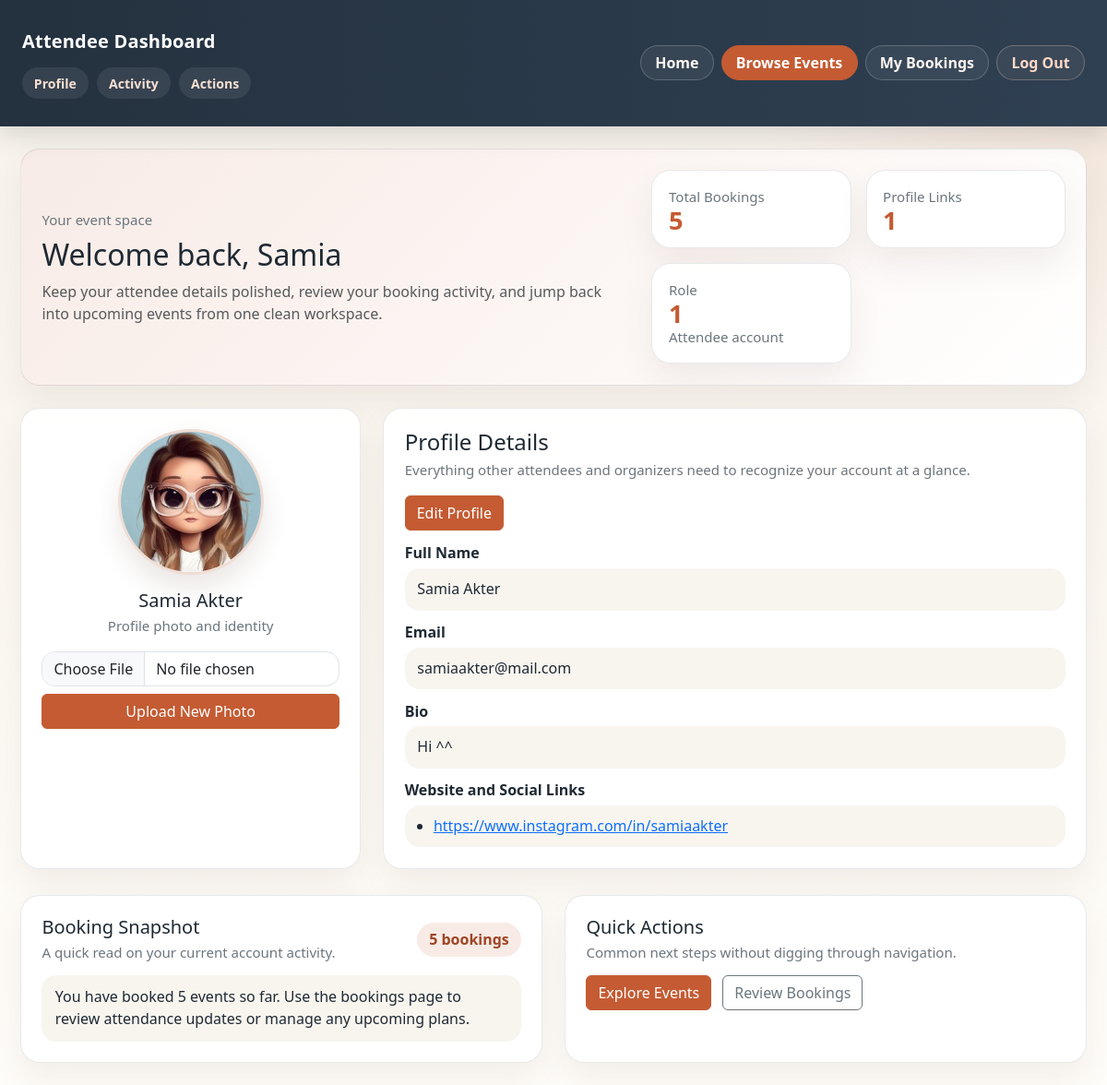
Page /attendee_profile.php (signed in) on the committed database.
### tables this page shows
CREATE TABLE `users` (
  `user_id` int(11) NOT NULL,
  `first_name` varchar(50) DEFAULT NULL,
  `last_name` varchar(50) DEFAULT NULL,
  `email` varchar(100) NOT NULL,
  `phone_number1` char(11) DEFAULT NULL,
  `phone_number2` char(11) DEFAULT NULL,
  `phone_number3` char(11) DEFAULT NULL,
  `password_hash` varchar(255) NOT NULL,
  `role` enum('attendee','organizer') NOT NULL DEFAULT 'attendee'
);

CREATE TABLE `user_profile` (
  `user_id` int(11) NOT NULL,
  `bio` text DEFAULT NULL,
  `profile_picture` varchar(255) DEFAULT NULL,
  `social_link1` varchar(255) DEFAULT NULL,
  `social_link2` varchar(255) DEFAULT NULL,
  `social_link3` varchar(255) DEFAULT NULL
);

### attendee_profile.php (the view, shortened to what this page needs)
<?php
require('db.php');
$user_id = $_SESSION['user_id'];
try {
    $stmt = $pdo->prepare("
        SELECT u.first_name, u.last_name, u.email,
               up.bio, up.profile_picture, up.social_link1, up.social_link2, up.social_link3,
               a.attendee_id,
               COALESCE(COUNT(b.booking_id), 0) AS total_bookings
        FROM Users u
        LEFT JOIN User_Profile up ON u.user_id = up.user_id
        JOIN Attendee a ON u.user_id = a.user_id
        LEFT JOIN Booking b ON a.attendee_id = b.attendee_id
        WHERE u.user_id = ?
        GROUP BY u.user_id, a.attendee_id
    ");
    $stmt->execute([$user_id]);
    $profile = $stmt->fetch(PDO::FETCH_ASSOC);
} catch (PDOException $e) {
    die("Database error: " . htmlspecialchars($e->getMessage()));
}
$fullName = trim(($profile['first_name'] ?? '') . ' ' . ($profile['last_name'] ?? ''));
$profileImage = $profile['profile_picture'] ?: 'https://via.placeholder.com/150';
$socialLinks = array_values(array_filter([
    $profile['social_link1'] ?? '',
    $profile['social_link2'] ?? '',
    $profile['social_link3'] ?? '',
]));
?>
<!DOCTYPE html>
<html lang="en">
<head>
  <link href="https://cdn.jsdelivr.net/npm/bootstrap@5.3.0/dist/css/bootstrap.min.css" rel="stylesheet" />
</head>
<body>
  <nav class="navbar navbar-dark px-4 py-3">
    <div class="container-fluid px-0 nav-panel">
      <div class="d-flex flex-column flex-lg-row justify-content-between align-items-lg-center gap-3 w-100">
        <div>
          <a class="navbar-brand mb-0">Attendee Dashboard</a>
          <div class="dashboard-links">
            <a href="#profile-overview">Profile</a>
            <a href="#activity-overview">Activity</a>
            <a href="#profile-actions">Actions</a>
          </div>
        </div>
        <div class="d-flex gap-2 flex-wrap">
          <a href="index.html" class="btn btn-outline-light">Home</a>
          <a href="events.html" class="btn btn-light">Browse Events</a>
          <a href="my_bookings.html" class="btn btn-outline-light">My Bookings</a>
          <a href="logout.php" class="btn btn-outline-warning">Log Out</a>
        </div>
      </div>
    </div>
  </nav>
  <div class="container dashboard-shell my-4" id="profile-overview">
    <div class="hero-card mb-4">
      <div class="row g-4 align-items-center">
        <div class="col-lg-7">
          <div class="eyebrow mb-2">Your event space</div>
          <h1 class="h2 mb-2">Welcome back, <?= htmlspecialchars($profile['first_name']) ?></h1>
          <p class="text-muted mb-0">Keep your attendee details polished, review your booking activity, and jump back into upcoming events from one clean workspace.</p>
        </div>
        <div class="col-lg-5">
          <div class="stat-grid">
            <div class="stat-card">
              <span class="mini-muted">Total Bookings</span>
              <strong><?= (int)$profile['total_bookings'] ?></strong>
            </div>
            <div class="stat-card">
              <span class="mini-muted">Profile Links</span>
              <strong><?= count($socialLinks) ?></strong>
            </div>
            <div class="stat-card">
              <span class="mini-muted">Role</span>
              <strong>1</strong>
              <span class="mini-muted">Attendee account</span>
            </div>
          </div>
        </div>
      </div>
    </div>
    <div class="row g-4">
      <div class="col-lg-4">
        <div class="upload-card text-center h-100">
          <?php if (!empty($profile['profile_picture'])): ?>
            <img class="avatar mb-3" src="<?= htmlspecialchars($profileImage) ?>" alt="Profile Picture" onerror="this.style.display='none'; this.nextElementSibling.style.display='flex';" />
          <?php else: ?>
            <div class="avatar avatar-fallback mb-3 mx-auto"><?= htmlspecialchars(strtoupper(substr($profile['first_name'], 0, 1))) ?></div>
          <?php endif; ?>
          <h2 class="h5 mb-1"><?= htmlspecialchars($fullName) ?></h2>
          <p class="mini-muted mb-3">Profile photo and identity</p>
          <form action="upload_profile_pic.php" method="POST" enctype="multipart/form-data" class="d-grid gap-2">
            <input type="file" name="profile_pic" accept="image/*" class="form-control" required />
            <button type="submit" class="btn btn-primary">Upload New Photo</button>
          </form>
        </div>
      </div>
      <div class="col-lg-8">
        <div class="profile-card h-100">
          <div class="section-title">
            <div>
              <h2 class="h4 mb-1">Profile Details</h2>
              <p class="mini-muted mb-0">Everything other attendees and organizers need to recognize your account at a glance.</p>
            </div>
            <button type="button" class="btn btn-primary" data-bs-toggle="modal" data-bs-target="#editProfileModal">
              Edit Profile
            </button>
          </div>
          <div class="profile-fields">
            <div class="detail-item">
              <label class="profile-section-label">Full Name</label>
              <div class="info-box"><?= htmlspecialchars($fullName) ?></div>
            </div>
            <div class="detail-item">
              <label class="profile-section-label">Email</label>
              <div class="info-box"><?= htmlspecialchars($profile['email']) ?></div>
            </div>
            <div class="detail-item">
              <label class="profile-section-label">Bio</label>
              <div class="info-box"><?= $profile['bio'] ? nl2br(htmlspecialchars($profile['bio'])) : '<em>No bio set yet.</em>' ?></div>
            </div>
            <div class="detail-item">
              <label class="profile-section-label">Website and Social Links</label>
              <div class="links-box">
                <?php if ($socialLinks): ?>
                  <ul class="links-list">
                    <?php foreach ($socialLinks as $link): ?>
                      <li><a href="<?= htmlspecialchars($link) ?>" target="_blank" rel="noopener noreferrer"><?= htmlspecialchars($link) ?></a></li>
                    <?php endforeach; ?>
                  </ul>
                <?php else: ?>
                  <em>No social links set.</em>
                <?php endif; ?>
              </div>
            </div>
          </div>
        </div>
      </div>
    </div>
    <div class="row g-4 mt-1" id="activity-overview">
      <div class="col-lg-6">
        <div class="section-card h-100">
          <div class="section-title">
            <div>
              <h3 class="h5 mb-1">Booking Snapshot</h3>
              <p class="mini-muted mb-0">A quick read on your current account activity.</p>
            </div>
            <span class="badge-soft"><?= (int)$profile['total_bookings'] ?> bookings</span>
          </div>
          <div class="info-box compact-box">
            <?php if ((int)$profile['total_bookings'] > 0): ?>
              You have booked <?= (int)$profile['total_bookings'] ?> event<?= (int)$profile['total_bookings'] === 1 ? '' : 's' ?> so far. Use the bookings page to review attendance updates or manage any upcoming plans.
            <?php else: ?>
              You have not booked an event yet. Browse the event list to discover new experiences and reserve your first spot.
            <?php endif; ?>
          </div>
        </div>
      </div>
      <div class="col-lg-6" id="profile-actions">
        <div class="section-card h-100">
          <div class="section-title">
            <div>
              <h3 class="h5 mb-1">Quick Actions</h3>
              <p class="mini-muted mb-0">Common next steps without digging through navigation.</p>
            </div>
          </div>
          <div class="quick-actions">
            <a href="events.html" class="btn btn-primary">Explore Events</a>
            <a href="my_bookings.html" class="btn btn-outline-secondary">Review Bookings</a>
          </div>
        </div>
      </div>
    </div>
  </div>
</body>
</html>

### attendee_profile.php (style rules this page uses)
:root { --shell-max: 1180px; --ink: #1f2933; --muted: #6c757d; --line: rgba(31, 41, 51, 0.1); --surface: rgba(255, 255, 255, 0.94); --surface-soft: #f8f5ef; --accent: #c45b33; --accent-deep: #9f4524; --hero-dark: #17212b; }
html { scroll-behavior: smooth; }
body { min-height: 100vh; color: var(--ink); background: radial-gradient(circle at top right, rgba(196, 91, 51, 0.12), transparent 24%), linear-gradient(180deg, #f7f2ea 0%, #fffdf9 100%); }
.navbar { position: sticky; top: 0; z-index: 1030; background: linear-gradient(90deg, #24313f 0%, #2f4052 100%) !important; box-shadow: 0 10px 24px rgba(31, 41, 51, 0.14); }
.nav-panel { padding: 0.85rem 0; }
.navbar-brand { color: #fff !important; font-weight: 700; letter-spacing: 0.01em; }
.dashboard-shell { max-width: var(--shell-max); }
.dashboard-links { display: flex; flex-wrap: wrap; gap: 0.6rem; margin-top: 0.85rem; }
.dashboard-links a { padding: 0.4rem 0.8rem; border-radius: 999px; text-decoration: none; background: rgba(255, 255, 255, 0.08); color: #f6dfd2; font-size: 0.88rem; font-weight: 600; transition: background-color 0.2s ease, transform 0.2s ease; }
.hero-card, .profile-card, .section-card, .stat-card, .upload-card { border: 1px solid var(--line); border-radius: 1.3rem; background: var(--surface); box-shadow: 0 18px 36px rgba(91, 67, 52, 0.08); }
.hero-card, .profile-card, .upload-card, .section-card { padding: 1.4rem; }
.profile-card, .upload-card, .section-card { overflow: hidden; }
.hero-card { background: linear-gradient(135deg, rgba(196, 91, 51, 0.12), rgba(255, 255, 255, 0.96)), rgba(255, 255, 255, 0.95); overflow: hidden; }
.stat-grid { display: grid; grid-template-columns: repeat(auto-fit, minmax(150px, 1fr)); gap: 1rem; }
.stat-card { padding: 1rem 1.1rem; }
.stat-card strong { display: block; font-size: 1.7rem; line-height: 1; color: var(--accent); }
.eyebrow, .mini-muted { color: var(--muted); font-size: 0.94rem; }
.avatar { width: 158px; height: 158px; object-fit: cover; border-radius: 50%; border: 3px solid #f0ddd4; box-shadow: 0 14px 28px rgba(84, 52, 37, 0.12); background: #fffdfa; }
.profile-section-label { display: block; margin-bottom: 0.45rem; font-weight: 700; }
.info-box, .links-box { background: var(--surface-soft); border-radius: 1rem; padding: 0.7rem 0.85rem; overflow-wrap: anywhere; word-break: break-word; line-height: 1.45; }
.links-list { margin: 0; padding-left: 1.1rem; }
.quick-actions { display: flex; flex-wrap: wrap; gap: 0.75rem; }
.section-title { display: flex; justify-content: space-between; align-items: center; gap: 1rem; flex-wrap: wrap; margin-bottom: 0.8rem; }
.profile-fields { display: grid; grid-template-columns: 1fr; gap: 0.7rem; }
.badge-soft { display: inline-flex; align-items: center; padding: 0.4rem 0.8rem; border-radius: 999px; background: rgba(196, 91, 51, 0.12); color: var(--accent-deep); font-weight: 600; }
.form-control, .form-control:focus { border-radius: 0.9rem; }
.navbar .btn { border-radius: 999px; font-weight: 600; padding-inline: 0.95rem; }
.navbar .btn-light { color: #fff; background-color: var(--accent); border-color: var(--accent); }
.navbar .btn-outline-light { color: #fff7f2; border-color: rgba(255, 255, 255, 0.2); background: rgba(255, 255, 255, 0.06); }
.navbar .btn-outline-warning { color: #ffd9c8; border-color: rgba(255, 217, 200, 0.28); background: rgba(255, 217, 200, 0.06); }
.detail-item { display: flex; flex-direction: column; min-width: 0; }
.detail-item .profile-section-label { margin-bottom: 0.3rem; }
.info-box.compact-box { padding: 0.8rem 0.9rem; }
.btn-primary { background-color: var(--accent); border-color: var(--accent); }

### rows in the picture
users: first_name "Samia", user_profile.profile_picture (picture), fullName "Samia Akter", email "samiaakter@mail.com", user_profile.bio "Hi ^^"

### other values in the picture
$profile['total_bookings'] "5"
count($socialLinks) "1"
$link "https://www.instagram.com/in/samiaakter"
